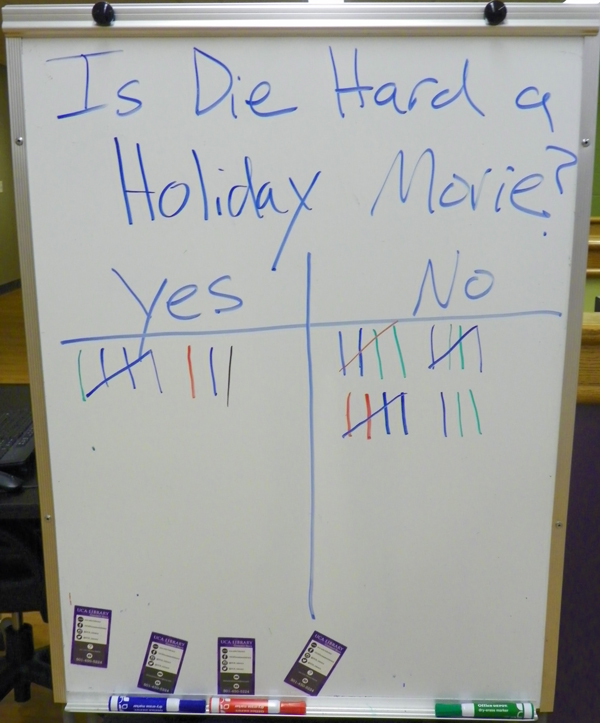
//> input picture WhiteboardScanner/whiteboard1.jpg, 600 x 723 px
$ ./main -whiteboard_image=whiteboard1.jpg   (built with g++ and OpenCV 4)
//> lines starting //> are read from the running program, lines starting //| are printed output that depends on the picture; after the words box and inside, x2 and y2 are one past the last pixel; in counts of white or black regions, pixels touching at a corner belong together
#include <iostream>
#include <opencv2/opencv.hpp>

using namespace std;
using namespace cv;

vector<Point> boardCorners;

void CallBackFuncCorners(int event, int x, int y, int flags, void* userdata)
{
    if  ( event == EVENT_LBUTTONDOWN )
    {
    //add element
        if(boardCorners.size() == 4)
        {
            cout << "You can only add 4 corners." << endl;
        }
        else{
            cout << "Added corner (" << x << ", " << y << ")" << endl;
            //push_back: add element
            boardCorners.push_back(Point(x,y));
        }
    }
    else if  ( event == EVENT_RBUTTONDOWN )
    {
    //delete previous corner
        if(boardCorners.size() > 0)
        {
            cout << "Deleted last added corner. " << boardCorners.size()-1 << " entries left." << endl;
            //pop_back: delete previous element
            boardCorners.pop_back();
        }
        else
        {
            cout << "There are no corners left in the list." << endl;
        }
    }
}

int main(int argc, const char** argv)
{
    ///Adding a little help option and command line parser input
    CommandLineParser parser(argc, argv,
        "{help h usage ?    |    | show this message}"
        "{whiteboard_image img    |    | (required) path to image}"
    );

    ///Print help message
    if(parser.has("help")){
        parser.printMessage();
        cerr <<"Try and use absolute paths for images or put the image in the current working folder."<<endl;
        return -1;
    }

    ///Empty string warning
    string img_name(parser.get<string>("whiteboard_image"));
    if(img_name.empty()){
        parser.printMessage();
        cerr <<"Empty parameter for whiteboard_image path!"<<endl;
        return -1;
    }
    else{
        cerr <<"Parameters correct."<<endl;
    }

    ///Read images and check if read is succsfull
    Mat img = imread(img_name);
//> img is the input picture: 723 rows x 600 cols, CV_8UC3; mean B, G, R 162, 164.7, 163.3
    if(img.empty()){
        cerr<< img_name + " not found"<<endl;
        return -1;
    }

    ///Define whiteboard area
    //new window
    string cornersWindow("Select the 4 corners of the whiteboard clockwise, starting top left.");
    namedWindow(cornersWindow);

    //define mouse callback
    setMouseCallback(cornersWindow, CallBackFuncCorners, NULL);
    imshow(cornersWindow,img);
    waitKey(0);
//> the left mouse button is pressed and released at (150, 180)
//> the left mouse button is pressed and released at (450, 180)
//> the left mouse button is pressed and released at (450, 542)
//> the left mouse button is pressed and released at (150, 542)

    Mat mask = Mat::zeros(img.rows,img.cols,CV_8UC3);
    Mat boundingRectangle = Mat::zeros(img.rows,img.cols,CV_8UC3);

    fillConvexPoly( mask, boardCorners, Scalar(255,255,255), LINE_AA );
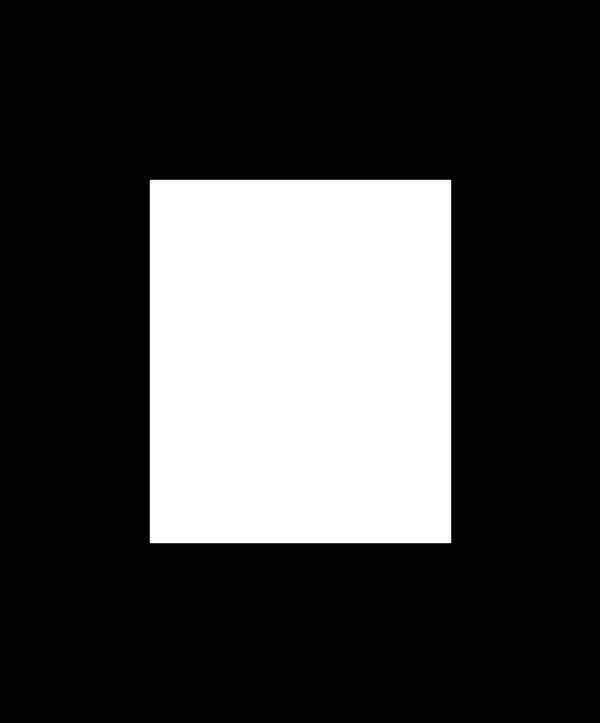
//> mask: 723 rows x 600 cols, CV_8UC3; min 0, max 255, mean 64.4

    imshow("mask",mask);
    waitKey(0);

    Mat board = Mat::zeros(img.rows,img.cols,CV_8UC3);
    multiply(img,mask/255,board);
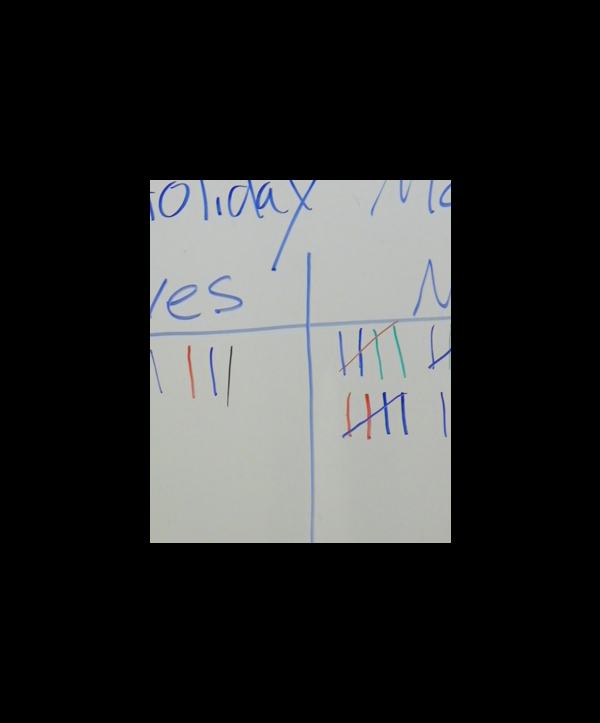
//> board: 723 rows x 600 cols, CV_8UC3; mean B, G, R 46.3, 46.5, 45.6

    imshow("board",board);
    waitKey(0);

    ///Transform perspective

    Mat M, transformed;
    M = Mat::zeros(img.rows,img.cols,img.type());

    //calculate bounding rectangle of the whiteboard so we have a reference for the perspective transform
    Rect r1 = boundingRect(boardCorners);

    //there is a fixed order in wich the corners need to be clicked on, so we are able to match the clicked corners against the bounding rectangle corners
    vector<Point> boundingRectanglePoints;
    boundingRectanglePoints.push_back(Point(r1.x , r1.y));    //top left
    boundingRectanglePoints.push_back(Point(r1.x+r1.width , r1.y));    //top right
    boundingRectanglePoints.push_back(Point(r1.x+r1.width , r1.y+r1.height));    //bottom right
    boundingRectanglePoints.push_back(Point(r1.x , r1.y+r1.height));    //bottom left

    Point2f temp1[4];
    Point2f temp2[4];

    //put the corners of the whiteboard in an array
    temp1[0] = boardCorners.at(0);
    temp1[1] = boardCorners.at(1);
    temp1[2] = boardCorners.at(2);
    temp1[3] = boardCorners.at(3);

    //put the corners of the boundingrectangle in an array
    temp2[0] = boundingRectanglePoints.at(0);
    temp2[1] = boundingRectanglePoints.at(1);
    temp2[2] = boundingRectanglePoints.at(2);
    temp2[3] = boundingRectanglePoints.at(3);

    M = getPerspectiveTransform(temp1,temp2);
    warpPerspective(board,transformed,M,transformed.size());
    imshow("transformed mask",transformed);
    waitKey(0);

    Mat transformedCropped = Mat::zeros(r1.height,r1.width,img.type());

    Mat tmp = transformed(Rect(r1.x+1,r1.y+1,r1.width-1,r1.height-1));
    tmp.copyTo(transformedCropped);
    imshow("transformedCropped",transformedCropped);
    waitKey(0);

    ///Preprocessing
    //noise reduction

    Mat gray = Mat::zeros(r1.height,r1.width,CV_8UC1);
    cvtColor(transformedCropped,gray,CV_BGR2GRAY);
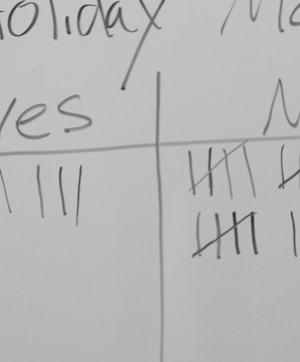
//> gray: 362 rows x 300 cols, CV_8UC1; min 47, max 201, mean 183.4
    imshow("gray",gray);
    waitKey(0);

    Mat grayCLAHE;
    Ptr<CLAHE> clahe_pointer = createCLAHE();
    clahe_pointer->setTilesGridSize(Size(15,15));
    clahe_pointer->setClipLimit(1);
    clahe_pointer->apply(gray.clone(), grayCLAHE);
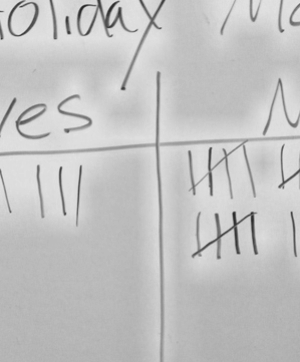
//> grayCLAHE: 362 rows x 300 cols, CV_8UC1; min 37, max 229, mean 194.6
    imshow("gray CLAHE", grayCLAHE); waitKey(0);

// [4 lines of commented-out code are left out]

    Mat smoothedGaussian;
    GaussianBlur(grayCLAHE,smoothedGaussian,Size(5,5), 0, 0);
    imshow("smoothedGaussian",smoothedGaussian);
    waitKey(0);

// [6 lines of commented-out code are left out]
    float kdata[] = {-1, -1, -1, -1, 9, -1, -1, -1, -1};
    Mat kernel(3,3,CV_32F,kdata);  //laplace kernel for sharpening the image

// [26 lines of commented-out code are left out]
    Mat maskThresh = Mat::zeros(r1.height,r1.width,CV_8UC1);
    adaptiveThreshold(smoothedGaussian, maskThresh, 255, ADAPTIVE_THRESH_GAUSSIAN_C, THRESH_BINARY_INV, 5, 3);
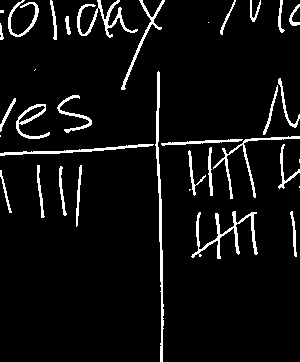
//> maskThresh: 362 rows x 300 cols, CV_8UC1; 6.1% white; 35 white regions (7 under 20 px), largest, box (x1, y1, x2, y2) and area: (155, 71, 164, 362) 802, (191, 211, 258, 259) 686, (77, 0, 138, 38) 553
    imshow("gray CLAHE adaptive gaussian threshold", maskThresh);
    waitKey(0);

    ///Convert to HSV to quantise different colors
    Mat hsv,hsvMasked,result;
    vector<Mat> channels;
    //Mat bgrQuantised = Mat::zeros(hsv.rows,hsv.cols,hsv.type());

    cvtColor(transformedCropped,hsv,CV_BGR2HSV);
//> hsv: 362 rows x 300 cols, CV_8UC3; mean H, S, V 56.4, 13.7, 188.3
    Mat hsvQuantised = Mat::zeros(hsv.rows,hsv.cols,hsv.type());
    hsv.copyTo(hsvMasked,maskThresh);
//> hsvMasked: 362 rows x 300 cols, CV_8UC3; mean H, S, V 6.3, 5.1, 10.3

    //all the interval boundaries for quantising the hues
    int reL = 170;
    int reU = 12;
    int orL = 13;
    int orU = 22;
    int yeL = 23;
    int yeU = 32;
    int grL = 33;
    int grU = 85;
    int blL = 86;
    int blU = 127;
    int puL = 128;
    int puU = 145;
    int piL = 146;
    int piU = 169;

    int colorIntervals[7][2] = {{reL,reU},
                                {orL,orU},
                                {yeL,yeU},
                                {grL,grU},
                                {blL,blU},
                                {puL,puU},
                                {piL,piU}}; //all the intervals for quantising the hsv hues

    int drawValue[7] = {0,
                        15,
                        25,
                        60,
                        115,
                        140,
                        154};   //all the quantised hsv hues

    int colorIntervalsSize = sizeof(colorIntervals)/sizeof(*colorIntervals); //calculate the size of
    Vec3b pixelValue;
    Vec3b pixelValueBGR;

    int maskPixel = 0;

    for (int r = 0; r < hsvMasked.rows; r++)
    {
        for (int c = 0; c < hsvMasked.cols; c++)
        {
            pixelValue = hsv.at<Vec3b>(r,c);    //pixel value in hsv
            pixelValueBGR = transformedCropped.at<Vec3b>(r,c);  //pixelvalue in bgr
            maskPixel = maskThresh.at<uint8_t>(r,c);    //mask pixel value (black or white)
            if(maskPixel == 255) //if pixel is an element of the mask (white pixel)
            {
                for (int i = 0; i < colorIntervalsSize; i++) //run over all the color intervals
                {
                    // [9 lines of commented-out code are left out]

                    if(pixelValueBGR[2] <= 25)
                    {
                        //cerr <<"H" << (int)pixelValue[0] << " S" << (int)pixelValue[1] << " V" << (int)pixelValue[2] << endl;
                        hsvQuantised.at<Vec3b>(r,c)[0] = 0;
                        hsvQuantised.at<Vec3b>(r,c)[1] = 0;
                        hsvQuantised.at<Vec3b>(r,c)[2] = 0;
                        break; //quit if the pixel was black to avoid unnecessary calculations
                    }
                    else{
                        hsvQuantised.at<Vec3b>(r,c)[0] = pixelValue[0];
                        hsvQuantised.at<Vec3b>(r,c)[1] = 255;
                        hsvQuantised.at<Vec3b>(r,c)[2] = 255;
                    }
                }
            }
            else    //if pixel isnt an element of the mask put it on white ("whiteboard")
            {
                hsvQuantised.at<Vec3b>(r,c)[0] = 0;
                hsvQuantised.at<Vec3b>(r,c)[1] = 0;
                hsvQuantised.at<Vec3b>(r,c)[2] = 240;
            }
        }
    }
//> this loop made 362 passes
//> (pixelValue, pixelValueBGR, maskPixel) on passes 1 to 3: ([111, 16, 201], [201, 192, 188], 0), ([112, 30, 210], [210, 192, 185], 0), ([114, 47, 226], [226, 193, 184], 0)
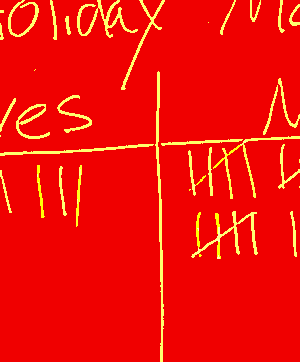
//> hsvQuantised: 362 rows x 300 cols, CV_8UC3; mean B, G, R 6.3, 15.5, 240.9
//> after the loop, pixelValue = [30, 3, 177]; pixelValueBGR = [175, 177, 177]; maskPixel = 0

    cvtColor(hsvQuantised,result,CV_HSV2BGR);
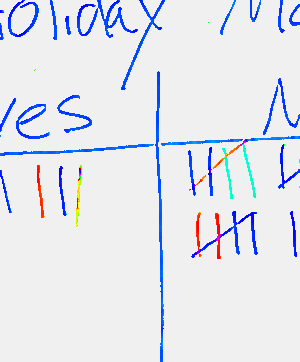
//> result: 362 rows x 300 cols, CV_8UC3; mean B, G, R 239.3, 229.9, 226.9
    imshow("result", result);
    waitKey(0);

    return 0;
}

$ run again, on WhiteboardScanner/whiteboard3.jpg
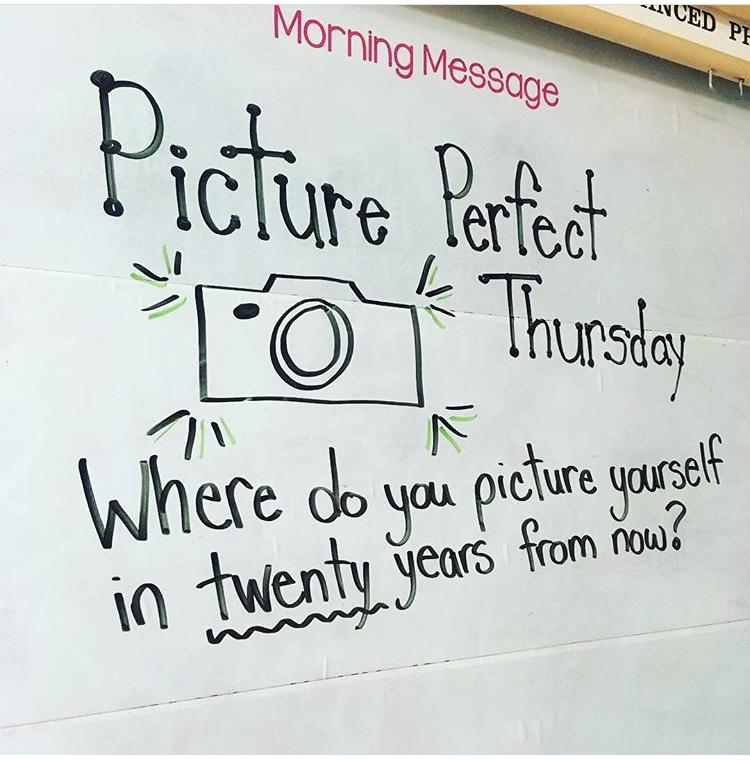
//> input picture WhiteboardScanner/whiteboard3.jpg, 750 x 760 px
//> img is the input picture: 760 rows x 750 cols, CV_8UC3; mean B, G, R 204.5, 207.3, 202.3
//> `adaptiveThreshold(smoothedGaussian, maskThresh, 255, ADAPTIVE_THRESH_G..`:
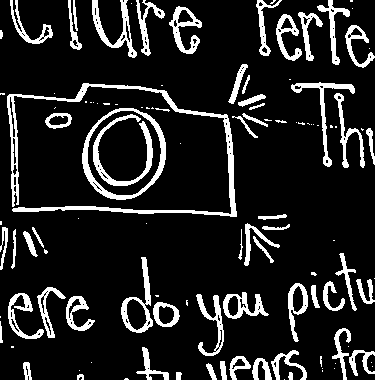
//> maskThresh: 380 rows x 375 cols, CV_8UC1; 13.8% white; 114 white regions (53 under 20 px), largest, box (x1, y1, x2, y2) and area: (7, 83, 237, 217) 2814, (82, 108, 166, 200) 1214, (93, 114, 153, 186) 921
//> hsv: 380 rows x 375 cols, CV_8UC3; mean H, S, V 84.5, 16, 199.5
//> hsvMasked: 380 rows x 375 cols, CV_8UC3; mean H, S, V 12.2, 8, 8
//> the loop `for (int r = 0; r < hsvMasked.rows; r++)` made 380 passes
//> (pixelValue, pixelValueBGR, maskPixel) on passes 1 to 3: ([66, 6, 213], [209, 213, 208], 0), ([70, 7, 212], [208, 212, 206], 0), ([70, 7, 212], [208, 212, 206], 0)
//> after the loop `for (int r = 0; r < hsvMasked.rows; r++)`: pixelValue = [66, 6, 217]; pixelValueBGR = [213, 217, 212]; maskPixel = 0
//> `cvtColor(hsvQuantised,result,CV_HSV2BGR);`:
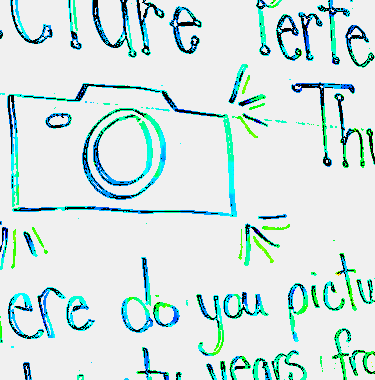
//> result: 380 rows x 375 cols, CV_8UC3; mean B, G, R 225.4, 227.6, 207.2

$ run again, on WhiteboardScanner/whiteboard4.jpg
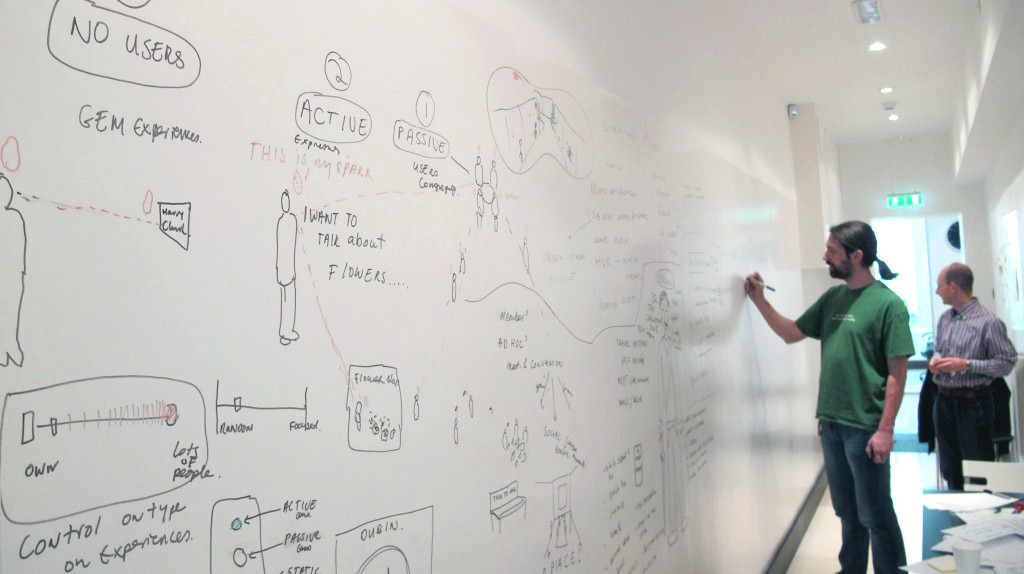
//> input picture WhiteboardScanner/whiteboard4.jpg, 1024 x 574 px
//> img is the input picture: 574 rows x 1024 cols, CV_8UC3; mean B, G, R 189.5, 192.9, 192.8
//> `adaptiveThreshold(smoothedGaussian, maskThresh, 255, ADAPTIVE_THRESH_G..`:
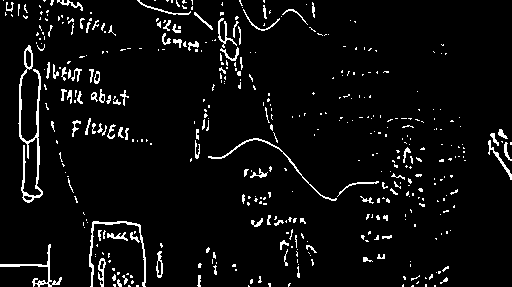
//> maskThresh: 287 rows x 512 cols, CV_8UC1; 5.2% white in thin lines or dots
//> hsv: 287 rows x 512 cols, CV_8UC3; mean H, S, V 26.6, 8.3, 208.4
//> hsvMasked: 287 rows x 512 cols, CV_8UC3; mean H, S, V 1.6, 0.5, 9
//> the loop `for (int r = 0; r < hsvMasked.rows; r++)` made 287 passes
//> (pixelValue, pixelValueBGR) on passes 1 to 3: ([21, 12, 208], [198, 205, 208]), ([21, 12, 207], [197, 204, 207]), ([23, 15, 207], [195, 204, 207])
//> after the loop `for (int r = 0; r < hsvMasked.rows; r++)`: pixelValue = [103, 10, 185]; pixelValueBGR = [185, 182, 178]; maskPixel = 0
//> `cvtColor(hsvQuantised,result,CV_HSV2BGR);`:
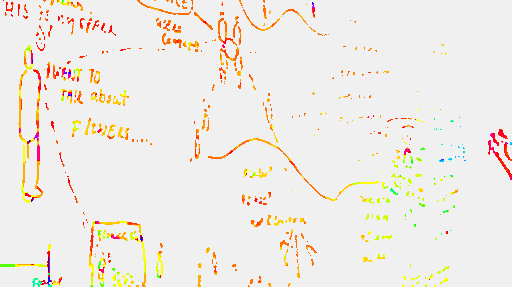
//> result: 287 rows x 512 cols, CV_8UC3; mean B, G, R 228.2, 235, 239.9
